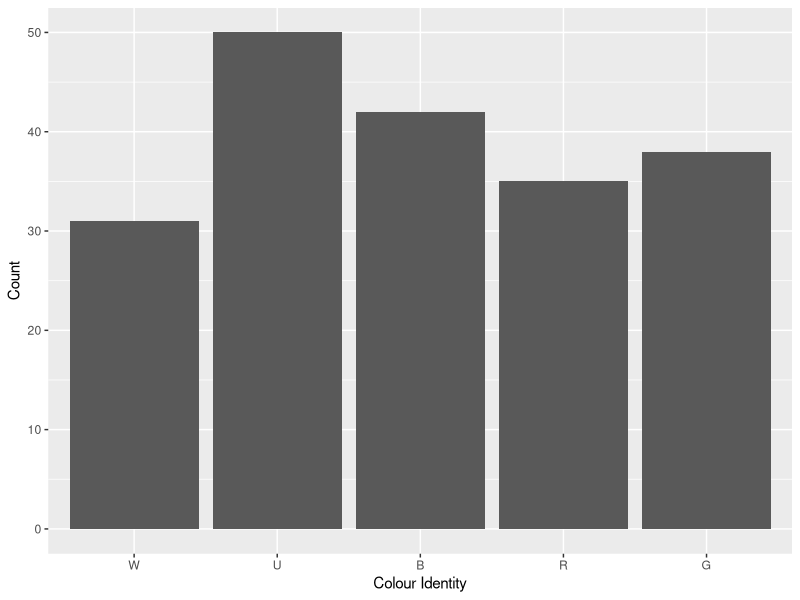
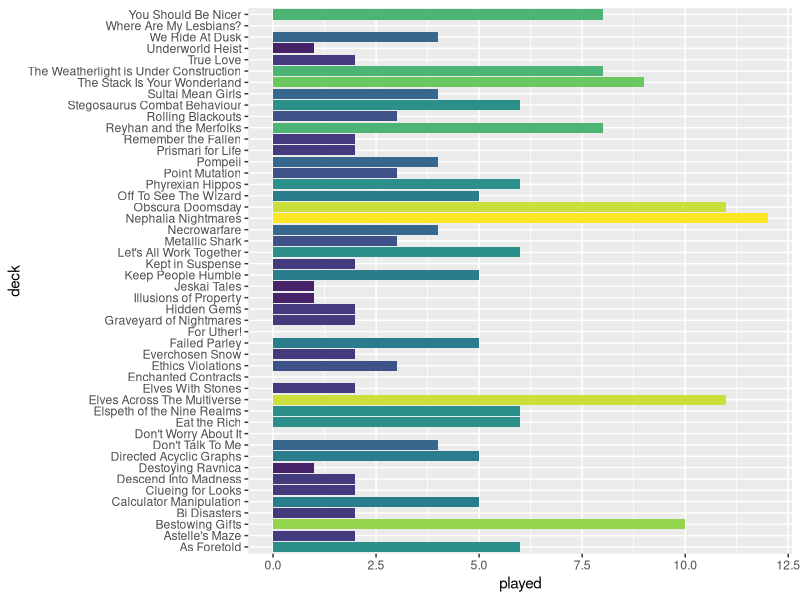
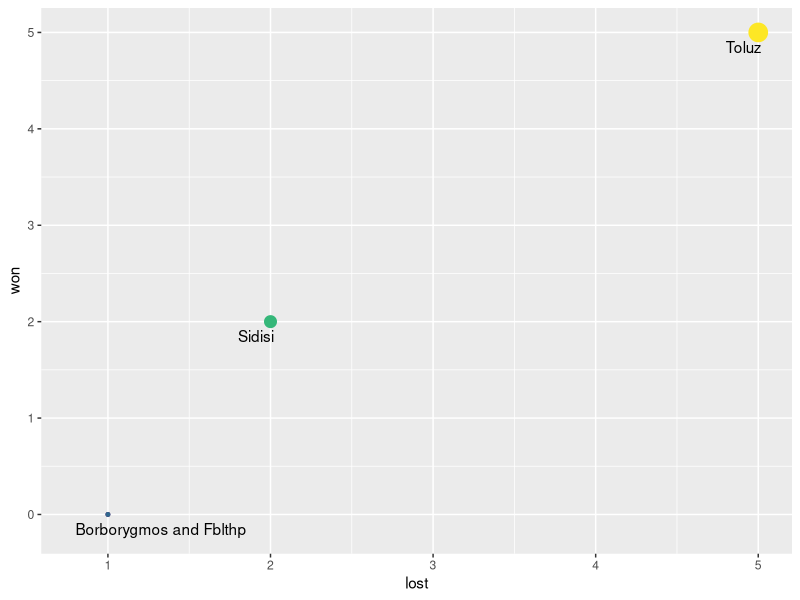
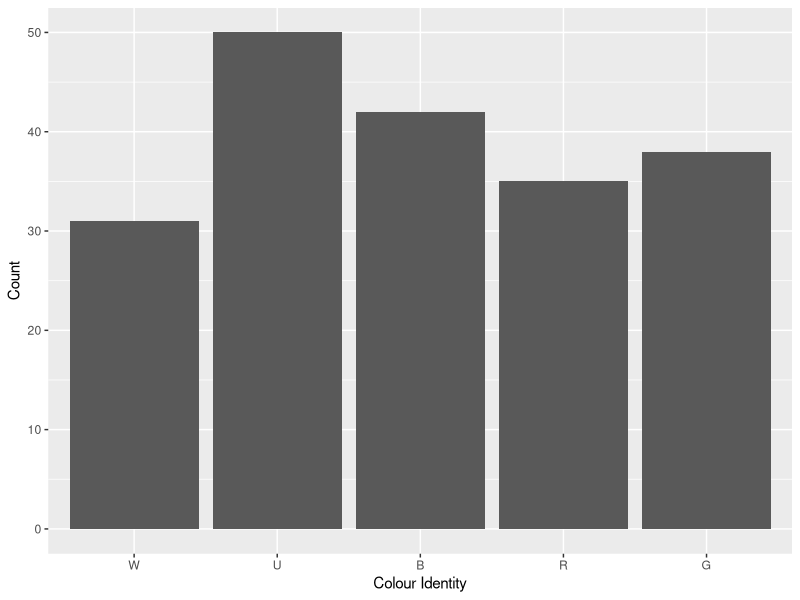
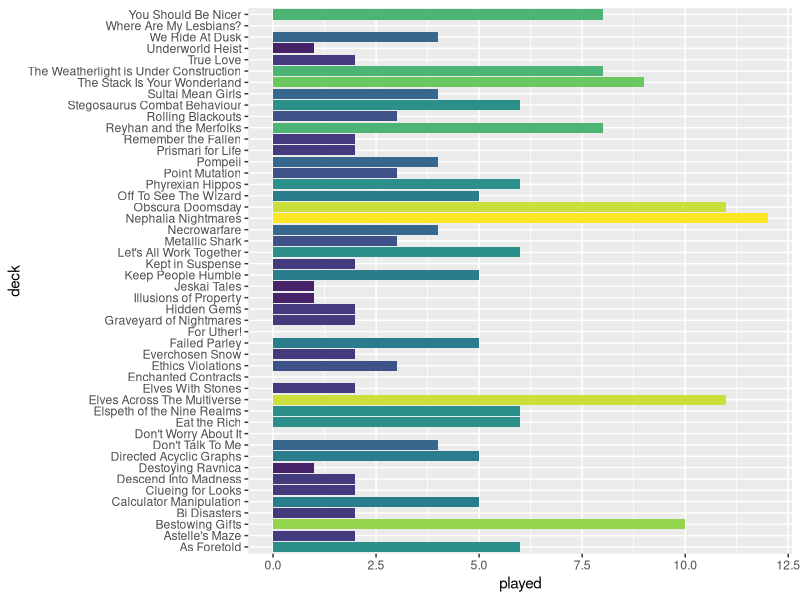

Recreate these plots in R, in order.
library(forcats)
library(tidyverse)
library(viridis)

# If you don't wan to edit your decks from within R, you can import any table with the same column names. 
decks<-data.frame(structure(list(deck=character(),commander=character(),power=factor(),played=numeric(),won=numeric(),draw=numeric(),lost=numeric(),priority=factor(),W=logical(),U=logical(),B=logical(),R=logical(),G=logical(),artist=character(),plane=character())))
decks<-decks%>%#priority 7: Tournament cEDH
  add_row(deck="Destoying Ravnica",commander="Borborygmos and Fblthp",power="9",played=1,won=0,draw=0,lost=1,priority="8",W=T,U=T,B=T,R=F,G=F,artist="Justin Hernandez,Alexis Hernandez",plane='Ravnica,Ravnica')%>% 
  add_row(deck="Obscura Doomsday",commander="Toluz",power="9",played=11,won=5,draw=1,lost=5,priority="8",W=T,U=T,B=T,R=F,G=F,artist="Donato Giancola",plane='New Capenna')%>% 
  add_row(deck="Sultai Mean Girls",commander="Sidisi",power="9",played=4,won=2,draw=0,lost=2,priority="8",W=F,U=T,B=T,R=F,G=T,artist="Karl Kopinski",plane='Tarkir')%>%
  add_row(deck="Underworld Heist",commander="Cormela",power="9",played=1,won=0,draw=0,lost=1,priority="8",W=F,U=T,B=T,R=T,G=F,artist="Bram Sels",plane='New Capenna')%>%# priority 6: LGS proxy free
  add_row(deck="As Foretold",commander="Gnostro",power="5",played=6,won=1,draw=0,lost=5,priority="7",W=T,U=T,B=F,R=F,G=F,artist="Lars Grant-West",plane='Theros')%>%
  add_row(deck="Astelle's Maze",commander="Nine-Fingers Keene",power="5",played=2,won=1,draw=0,lost=1,priority="7",W=F,U=T,B=T,R=F,G=T,artist="Nils Hamm",plane='Forgotten Realms')%>%
  add_row(deck="Bestowing Gifts",commander="Kestia",power="5",played=10,won=2,draw=0,lost=8,priority="2",W=F,U=T,B=F,R=F,G=T,artist="Zezhou Chen",plane='Theros')%>%
  add_row(deck="Bi Disasters",commander="Kamber & Laurine",power="5",played=2,won=1,draw=0,lost=1,priority="7",W=F,U=F,B=T,R=T,G=F,artist="Andrey Kuzinskiy,Andrey Kuzinskiy",plane='Innistrad,Innistrad')%>%
  add_row(deck="Calculator Manipulation",commander="Obeka",power="6",played=5,priority="7",W=F,U=T,B=T,R=T,G=F,artist="Jesper Ejsing",plane='Unknown')%>% 
  add_row(deck="Clueing for Looks",commander="Katilda and Lier",power="6",played=2,won=0,draw=0,lost=0,priority="2",W=T,U=T,B=F,R=F,G=T,artist="Lie Setiawan",plane='Innistrad,Innistrad')%>% 
  add_row(deck="Descend Into Madness",commander="Anhelo",power="5",played=2,won=1,draw=0,lost=1,priority="7",W=F,U=T,B=T,R=T,G=F,artist="Marta Nael",plane='New Capenna') %>%
  add_row(deck="Eat the Rich",commander="Silvar & Trynn",power="6",played=6,won=3,draw=0,lost=3,priority="2",W=T,U=F,B=T,R=T,G=F,artist="Jesper Ejsing,Jesper Ejsing",plane='Ikoria,Ikoria')%>%
  add_row(deck="Elspeth of the Nine Realms",commander="Kroxa and Kunoros",power="5",played=6,won=1,draw=0,lost=5,priority="7",W=T,U=F,B=F,R=T,G=F,artist="Jason A. Engle",plane='Theros,Theros')%>%
  add_row(deck="Elves With Stones",commander="Akiri & Miara w. Lurrus",power="6",played=2,won=1,draw=0,lost=1,priority="2",W=T,U=F,B=T,R=T,G=F,artist="David Gaillet,Johannes Voss,Steve Ellis",plane='Zendikar,Lorwyn,Ikoria')%>% 
  add_row(deck="Ethics Violations",commander="Volrath",power="6",played=3,won=1,draw=0,lost=2,priority="7",W=F,U=T,B=T,R=F,G=T,artist="Heonhwa Choe",plane='Dominaria')%>%
  add_row(deck="Everchosen Snow",commander="Najeela",power="5",played=2,won=0,draw=0,lost=2,priority="7",W=T,U=T,B=T,R=T,G=T,artist="Antonio José Manzanedo",plane='Kylem')%>%
  add_row(deck="Failed Parley",commander="Phabine",power="5",played=5,won=2,draw=0,lost=3,priority="7",W=F,U=T,B=T,R=F,G=T,artist="Ryan Pancoast",plane='New Capenna')%>%
  add_row(deck="Graveyard of Nightmares",commander="Beamtown Bullies",power="5",played=2,won=0,draw=0,lost=2,priority="7",W=F,U=F,B=T,R=T,G=T,artist="Tyler Jacobson",plane='New Capenna')%>%
  add_row(deck="Hidden Gems",commander="Kadena",power="5",played=2,won=0,draw=0,lost=2,priority="2",W=F,U=T,B=T,R=F,G=T,artist="Caio Monteiro",plane='Tarkir')%>%
  add_row(deck="Illusions of Property",commander="Rubinia",power="5",played=1,won=0,draw=0,lost=1,priority="7",W=T,U=T,B=F,R=F,G=T,artist="Cynthia Sheppard",plane='Unknown')%>%
  add_row(deck="Keep People Humble",commander="Ivy",power="7",played=5,won=1,draw=0,lost=4,priority="7",W=F,U=T,B=F,R=F,G=T,artist="Evyn Fong",plane='Dominaria') %>% 
  add_row(deck="Let's All Work Together",commander="Sen Triplets",power="6",played=6,won=0,draw=0,lost=6,priority="7",W=T,U=T,B=T,R=F,G=F,artist="Greg Staples",plane='Alara,Alara,Alara')%>%
  add_row(deck="Nephalia Nightmares",commander="Jeleva",power="6",played=12,won=5,draw=1,lost=6,priority="7",W=F,U=T,B=T,R=T,G=F,artist="Cynthia Sheppard",plane='Innistrad')%>% 
  add_row(deck="Off To See The Wizard",commander="Inalla",power="5",played=5,won=0,draw=0,lost=5,priority="7",W=F,U=T,B=T,R=T,G=F,artist="Yongjae Choi",plane='Unknown')%>%
  add_row(deck="Phyrexian Hippos",commander="Perrie w. Keruga",power="6",played=6,won=2,draw=0,lost=4,priority="7",W=T,U=T,B=F,R=F,G=T,artist="Joshua Raphael,Dan Scott",plane='New Capenna,Ikoria') %>%
  add_row(deck="Point Mutation",commander="Otrimi",power="5",played=3,won=1,draw=0,lost=2,priority="7",W=T,U=T,B=F,R=F,G=T,artist="Victor Adame Minguez",plane='Ikoria') %>%
  add_row(deck="Remember the Fallen",commander="Rayami",power="6",played=2,won=0,draw=0,lost=2,priority="7",W=F,U=T,B=T,R=F,G=T,artist="Kieran Yanner",plane='Zendikar') %>%
  add_row(deck="Reyhan and the Merfolks",commander="Thrasios & Reyhan",power="7",played=8,won=3,draw=0,lost=5,priority="7",W=F,U=T,B=T,R=F,G=T,artist="Josu Hernaiz,Chris Rallis",plane='Theros,Tarkir') %>%
  add_row(deck="Rolling Blackouts",commander="Yidris",power="5",played=3,priority="7",W=F,U=T,B=T,R=T,G=T,artist="Karl Kopinski",plane='Alara') %>%
  add_row(deck="Stegosaurus Combat Behaviour",commander="Kalamax",power="2",played=6,won=2,draw=0,lost=4,priority="7",W=F,U=T,B=F,R=T,G=T,artist="Nicholas Gregory",plane='Ikoria') %>%
  add_row(deck="The Stack Is Your Wonderland",commander="Parnesse",power="6",played=9,won=0,draw=1,lost=8,priority="7",W=F,U=T,B=T,R=T,G=F,artist="Svetlin Velinov",plane='New Capenna')%>%
   add_row(deck="True Love",commander="Regna & Krav",power="5",played=2,won=0,draw=0,lost=2,priority="7",W=T,U=F,B=T,R=F,G=F,artist="Randy Vargas,Randy Vargas",plane='Kylem,Kylem')%>%  
  add_row(deck="We Ride At Dusk",commander="Elenda and Azor",power="6",played=4,won=2,draw=0,lost=2,priority="7",W=T,U=T,B=T,R=F,G=F,artist="Randy Vargas,Randy Vargas",plane='Ixalan,Ixalan')%>%
  add_row(deck="Where Are My Lesbians?",commander="Zimone and Dina",power="5",played=0,won=0,draw=0,lost=0,priority="7",W=F,U=T,B=T,R=F,G=T,artist="Anato Finnstark,Anato Finnstark",plane='Arcavios,Arcavios')%>%
  add_row(deck="You Should Be Nicer",commander="Atla",power="6",played=8,won=1,draw=0,lost=7,priority="7",W=T,U=F,B=F,R=T,G=T,artist="Ekaterina Burmak",plane='Ixalan')%>% 
  # priority 6: Oathbreaker & Pendragon
  add_row(deck="Don't Worry About It",commander="Lukka",power="5",played=0,won=0,draw=0,lost=0,priority="6",W=F,U=F,B=F,R=T,G=T,artist="Chase Stone",plane='Ikoria') %>%
  add_row(deck="For Uther!",commander="Ponyback Brigade",power="5",played=0,won=0,draw=0,lost=0,priority="6",W=F,U=F,B=F,R=T,G=T,artist="Mark Zug",plane='Tarkir') %>%
  # priority 5: Tiny Leaders   
  add_row(deck="Enchanted Contracts",commander="Leovold",power="5",played=0,won=0,draw=0,lost=0,priority="5",W=F,U=T,B=T,R=F,G=T,artist="Magali Villeneuve",plane='Fiora') %>%
  # priority 4: pauper 
  add_row(deck="Challenger",commander="Mr Orfeo",power="4",played=1,won=0,draw=0,lost=0,priority="1",W=F,U=F,B=T,R=T,G=T,artist="Daarken",plane='New Capenna')%>%
  # priority 3: non-tournament cEDH 
  add_row(deck="Metallic Shark",commander="Shabraz & Brallin",power="3",played=3,priority="4",W=F,U=T,B=T,R=T,G=F,artist="Paul Scott Canavanm,Paul Scott Canavan",plane='Ikoria,Ikoria')%>%  
  add_row(deck="Pompeii",commander="Gallia",power="3",played=4,priority="4",W=F,U=F,B=F,R=T,G=T,artist="Johannes Voss",plane='Theros')%>% 
  add_row(deck="The Weatherlight is Under Construction",commander="Jhoira",power="7",played=8,won=0,draw=0,lost=8,priority="3",W=F,U=T,B=F,R=T,G=F,artist="Lisa Heidhoff",plane='Dominaria')%>%
  # priority 2: Casual and Proxied 
  add_row(deck="Directed Acyclic Graphs",commander="Alesha",power="5",played=5,priority="2",W=T,U=F,B=T,R=T,G=F,artist="Winona Nelson",plane='Tarkir')%>%  
  add_row(deck="Don't Talk To Me",commander="Florian w. Obosh",power="5",played=4,priority="2",W=F,U=F,B=T,R=T,G=F,artist="Justine Cruz,Denis Medri",plane='Innistrad,Ikoria')%>% 
  add_row(deck="Elves Across The Multiverse",commander="Abomination of Llanowar",power="7",played=11,won=6,draw=0,lost=5,priority="2",W=F,U=F,B=T,R=F,G=T,artist="Vincent Proce",plane='Dominaria',)%>%  
  add_row(deck="Kept in Suspense",commander="Illuna",power="5",played=2,won=1,draw=0,lost=1,priority="2",W=F,U=T,B=F,R=T,G=T,artist="Chris Rahn",plane='Ikoria')%>%
  add_row(deck="Jeskai Tales",commander="Shu Yun",power="4",played=1,won=0,draw=0,lost=1,priority="2",W=T,U=T,B=F,R=T,G=F,artist="David Gaillet",plane='Tarkir')%>%
  add_row(deck="Necrowarfare",commander="Gisa and Geralf",power="5",played=4,won=2,draw=0,lost=2,priority="2",W=F,U=T,B=T,R=F,G=F,artist="Aaron J. Riley",plane='Innistrad,Innistrad')%>%
  add_row(deck="Prismari for Life",commander="Galazeth Prismari",power="5",played=2,won=1,draw=0,lost=1,priority="2",W=F,U=T,B=F,R=T,G=F,artist="Iain McCaig",plane='Arcavios')%>%
 #priority 1: unsleeved and unfinished
  add_row(deck="A Tooting Time",commander="Tusk and Whiskers",power="5",played=0,won=0,draw=0,lost=0,priority="1",W=T,U=F,B=F,R=F,G=T,artist="Chris Seaman,Chris Seaman",plane='Interplanar Galaxy,Interplanar Galaxy')%>% 
  add_row(deck="Bumblebee",commander="St. Traft and Rem",power="5",played=0,won=0,draw=0,lost=0,priority="1",W=T,U=T,B=F,R=T,G=F,artist="Lucas Graciano,Lucas Graciano",plane='Innistrad,Innistrad')%>% 
  add_row(deck="Collector's Edition",commander="Pharika w. Umori",power="5",played=0,won=0,draw=0,lost=0,priority="1",W=F,U=F,B=T,R=F,G=T,artist="Jason A. Engle, Daniel Warren Johnson",plane='Theros,Ikoria')%>% 
  add_row(deck="Cull The Unworthy",commander="Tasigur",power="5",played=0,won=0,draw=0,lost=0,priority="1",W=F,U=T,B=T,R=F,G=T,artist="Chris Rahn",plane='Tarkir')%>% 
  add_row(deck="Cursed Gold",commander="Lynde",power="4",played=0,won=0,draw=0,lost=0,priority="1",W=F,U=T,B=F,R=T,G=F,artist="Anna Steinbauer",plane='Innistrad')%>%    
  add_row(deck="Creteaceous Beasts",commander="Nethroi w. Kaheera",power="5",played=0,won=0,draw=0,lost=0,priority="1",W=T,U=F,B=T,R=F,G=T, artist="Slawomir Maniak,Ryan Pancoast",plane='Ikoria')%>%
  add_row(deck="Defending Fblthp",commander="Fblthp",power="4",played=0,won=0,draw=0,lost=0,priority="1",W=F,U=T,B=F,R=F,G=F,artist="Marija Tiurina",plane='Ravnica')%>%
  add_row(deck="Dynaheir's Honour Guard",commander="Dynaheir w. Zira",power="5",played=0,won=0,draw=0,lost=0,priority="1",W=T,U=T,B=F,R=T,G=F,artist="Caroline Gariba,Jesper Ejsing",plane='Forgotten Realms,Ikoria')%>% 
  add_row(deck="Fruit Salad",commander="Tazri",power="5",played=0,won=0,draw=0,lost=0,priority="1",W=T,U=T,B=F,R=T,G=F,artist="Chris Rahn",plane='Zendikar')%>% 
  add_row(deck="Gender is a Construct",commander="Alharu & Silas",power="5",played=0,won=0,draw=0,lost=0,priority="1",W=T,U=T,B=T,R=F,G=F,artist="Chris Rallis,Joseph Meehan",plane='unkown,Alara')%>%
  add_row(deck="Giving Goats Away",commander="Zedruu",power="5",played=0,won=0,draw=0,lost=0,priority="1",W=T,U=T,B=F,R=T,G=F,artist="Mark Zug",plane='Ikoria')%>%
  add_row(deck="Guardian of the Lost",commander="Ephara",power="5",played=0,won=0,draw=0,lost=0,priority="1",W=T,U=T,B=F,R=F,G=F,artist="Eric Deschamps",plane='Theros')%>%
  add_row(deck="Hidden Beasts",commander="Kodama & Ludevic",power="5",played=0,won=0,draw=0,lost=0,priority="1",W=T,U=F,B=T,R=F,G=T,artist="Daarken,Aaron Miller",plane='Kamigawa,Innistrad')%>%
  add_row(deck="Ixhel's Creations",commander="Ixhel",power="5",played=0,won=0,draw=0,lost=0,priority="1",W=T,U=F,B=T,R=F,G=T,artist="Campbell White",plane='New Phyrexia')%>%
  add_row(deck="Jasmine Reads Adventures",commander="Jasmine",power="5",played=0,won=0,draw=0,lost=0,priority="1",W=T,U=F,B=F,R=F,G=T,artist="Bastien L. Deharme",plane='Dominaria')%>%
  add_row(deck="My Turn",commander="Rashmi and Ragavan",power="5",played=0,won=0,draw=0,lost=0,priority="1",W=F,U=T,B=F,R=T,G=T,artist="Joshua Cairos,Joshua Cairos",plane='Kaladesh,Kaladesh')%>%
  add_row(deck="Nope",commander="Ertai",power="5",played=0,won=0,draw=0,lost=0,priority="1",W=T,U=T,B=T,R=F,G=F,artist="Sidharth Chaturvedi",plane='Dominaria')%>%
  add_row(deck="Pride was a Riot",commander="Kynaios & Tiro",power="5",played=0,won=0,draw=0,lost=0,priority="1",W=T,U=T,B=F,R=T,G=T,artist="Willian Murai",plane='Theros')%>%
  add_row(deck="Release the Gremlins",commander="Gimbal",power="5",played=0,won=0,draw=0,lost=0,priority="1",W=F,U=T,B=F,R=T,G=T,artist="Fajareka Setiawan",plane='Kaladesh') %>%
  add_row(deck="Runic Lore",commander="Gretchen",power="5",played=0,won=0,draw=0,lost=0,priority="1",W=F,U=T,B=F,R=F,G=T,artist="Mila Pesic",plane='Forgotten Realms')%>%
  add_row(deck="Shadowborn Devotion",commander="Raphael",power="5",played=0,won=0,draw=0,lost=0,priority="1",W=F,U=F,B=T,R=T,G=F,artist="Livia Prima",plane='Forgotten Realms')%>%
  add_row(deck="Sunburst in the Vastes",commander="The Peregrine Dynamo",power="9",played=0,won=0,draw=0,lost=0,priority="1",W=F,U=F,B=F,R=F,G=F,artist="Zoltan Boros",plane='Dominaria')%>%
  add_row(deck="Spores on the Playground",commander="Slimefoot and Squee",power="5",played=1,won=0,draw=0,lost=1,priority="1",W=F,U=T,B=T,R=F,G=T,artist="Ivan Shavrin,Ivan Shavrin",plane='Dominaria,Dominaria')%>% 
  add_row(deck="Venture Across Planes",commander="Safana & Flaming Fist",power="5",played=0,won=0,draw=0,lost=0,priority="1",W=T,U=F,B=T,R=F,G=F,artist="Wisnu Tan,Diego Gisbert",plane='Forgotten Realms,Forgotten Realms')
# colour distibution
W<-decks%>%filter(W==T)%>%count()%>%pull(n)
U<-decks%>%filter(U==T)%>%count()%>%pull(n)
B<-decks%>%filter(B==T)%>%count()%>%pull(n)
R<-decks%>%filter(R==T)%>%count()%>%pull(n)
G<-decks%>%filter(G==T)%>%count()%>%pull(n)
colour<-c(W,U,B,R,G)
identity<-c("W","U","B","R","G")
colours<-cbind(colour,identity)
colours<-as.data.frame(colours)
colours<-colours%>%mutate(colour=as.numeric(colour))
col<-colours%>%ggplot(aes(x=fct_inorder(identity),colour))+
          geom_bar(stat="identity")+
          xlab("Colour Identity")+
          ylab("Count")
col 
ggsave("col.png")

#deck stats 
games<-decks%>%filter(priority!="1"&!is.na(priority))%>%ggplot(aes(played,deck,fill=played))+
        geom_bar(stat="identity")+
        scale_fill_viridis_c()+
        theme(legend.position="none")
games
ggsave(filename ="played.png",width=3000,height =2255, dpi=300,units="px",device='png')
# powerlevel
decks%>%filter(priority!="0")%>%group_by(power)%>%count()
# playable decks
decks%>%filter(priority!="1"&!is.na(priority))%>%count()
# cEDH stats 
cEDH <- decks %>% filter(priority=='8') %>% mutate(win=won/played) %>% arrange(-win)
cEDH_results <- ggplot(cEDH, aes(x=lost,y=won,label=commander)) +
                  geom_point(aes(size=played,colour=commander))+
                  geom_text(check_overlap = TRUE,hjust = 0, nudge_x = -0.2,nudge_y = -0.15)+
                  scale_colour_viridis_d()+
                  theme(legend.position = "none")
cEDH_results
buildme<-decks%>%filter(priority=="1")
buildme%>%pull(commander)
# wishlist (This is currently a little behind)


artists<-decks%>%separate_rows(artist,sep=',')%>%group_by(artist)%>%summarise(n=n())%>%arrange(desc(n))
artists
decks%>%dplyr::filter(str_detect(artist,"Jesper Ejsing"))%>%arrange(commander)%>%pull(commander) 

# filter by colour
decks%>%dplyr::filter(U==T&W==T)%>%pull(commander)

# planes 
planes <- decks %>% separate_rows(plane,sep=',') %>% drop_na() %>% group_by(plane) %>% summarise(n=n()) %>% arrange(-n)
planes
